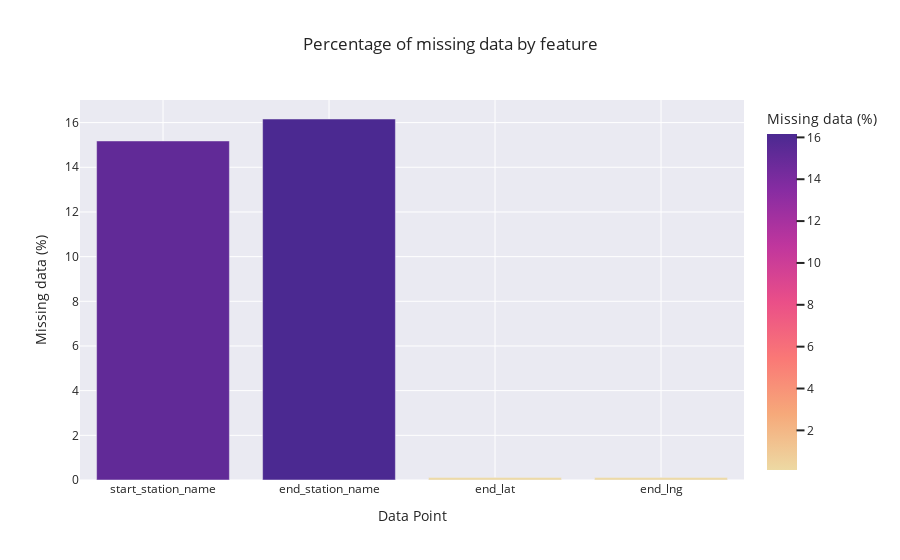

Notebook source saved alongside this figure:
### Code cell
# Calculate the percentage of missing data
missing_data = merged_df.isnull().mean() * 100

# Filter out columns with no missing data
missing_data = missing_data[missing_data != 0]

# Convert the Series to a DataFrame
missing_data_df = missing_data.reset_index().rename(columns={'index': 'column', 0: 'missing_percentage'})

# Create a bar plot
fig = px.bar(missing_data_df, x='column', y='missing_percentage', 
             title='Percentage of missing data by feature',
             labels={'missing_percentage': 'Missing data (%)', 'column': 'Data Point'},
             color='missing_percentage', color_continuous_scale='agsunset_r', template='seaborn')

fig.show()

### Figure 1 — Plotly figure (JSON) as saved in the notebook; plotly's stock layout.template omitted (floating-point values rounded to 4 significant figures)
{"data": [{"alignmentgroup": "True", "hovertemplate": "Data Point=%{x}<br>Missing data (%)=%{marker.color}<extra></extra>", "legendgroup": "", "marker": {"color": [15.18, 16.16, 0.1066, 0.1066], "coloraxis": "coloraxis", "pattern": {"shape": ""}}, "name": "", "offsetgroup": "", "orientation": "v", "showlegend": false, "textposition": "auto", "type": "bar", "x": ["start_station_name", "end_station_name", "end_lat", "end_lng"], "xaxis": "x", "y": [15.18, 16.16, 0.1066, 0.1066], "yaxis": "y"}], "layout": {"barmode": "relative", "coloraxis": {"colorbar": {"title": {"text": "Missing data (%)"}}, "colorscale": [[0, "rgb(237, 217, 163)"], [0.1667, "rgb(246, 169, 122)"], [0.3333, "rgb(250, 120, 118)"], [0.5, "rgb(234, 79, 136)"], [0.6667, "rgb(192, 54, 157)"], [0.8333, "rgb(135, 44, 162)"], [1, "rgb(75, 41, 145)"]]}, "legend": {"tracegroupgap": 0}, "title": {"text": "Percentage of missing data by feature"}, "xaxis": {"anchor": "y", "domain": [0, 1], "title": {"text": "Data Point"}}, "yaxis": {"anchor": "x", "domain": [0, 1], "title": {"text": "Missing data (%)"}}}}
